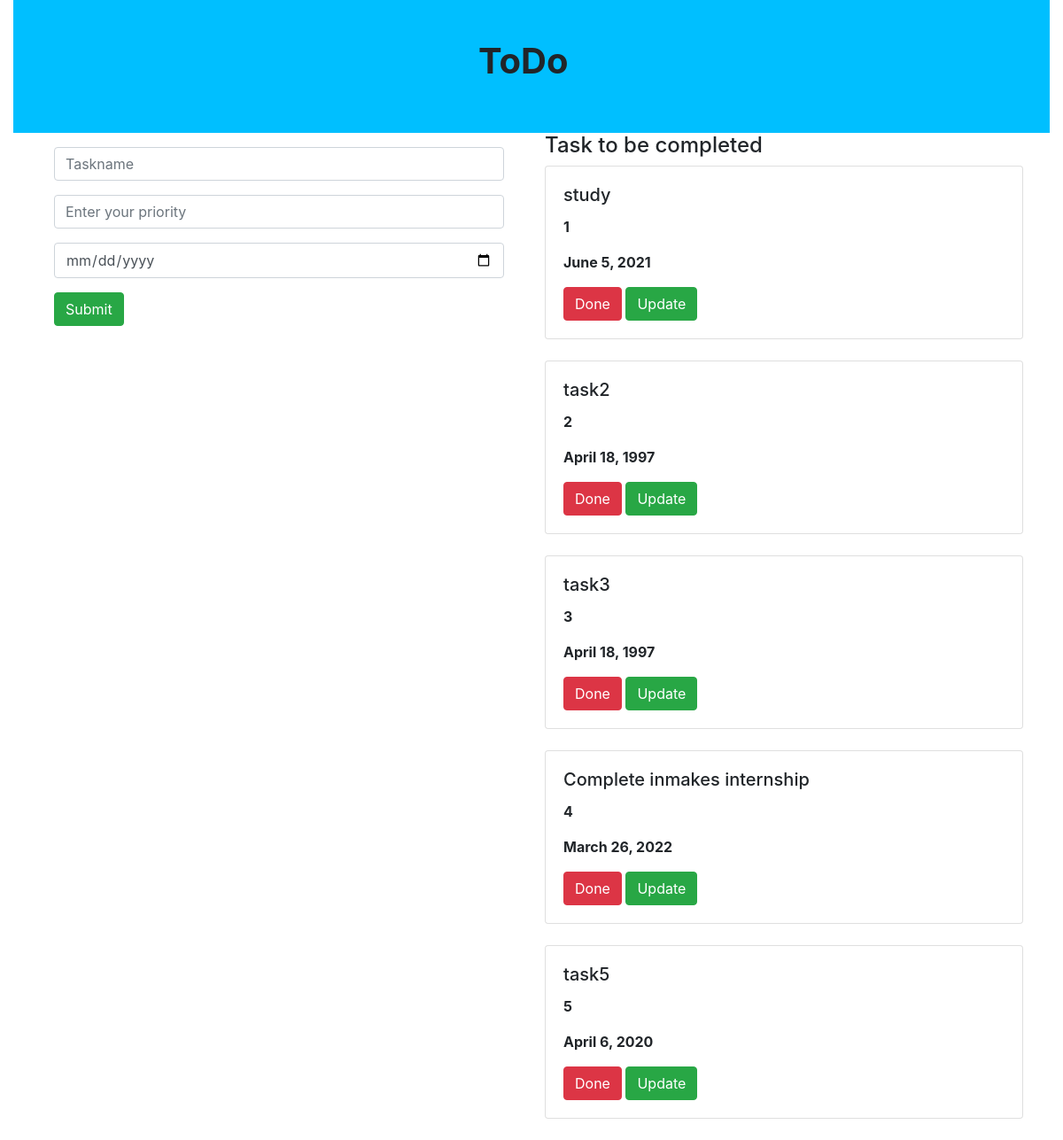
The page / on the database its author committed.
### todoapp/models.py (models this page shows, shortened)
class Task(models.Model):
    name = models.CharField(max_length=250)
    priority = models.IntegerField(default=0)
    date=models.DateField()

### todoapp/views.py (the view)
# urls.py: path('', views.add, name='add'),
def add(request):
    task = Task.objects.all()
    if request.method == 'POST':
        name = request.POST.get('task', '')
        priority = request.POST.get('priority', '')
        date = request.POST.get('date', '')
        task = Task(name=name,priority=priority,date=date)
        task.save()
    return render(request, 'home.html', {'task':task})

### template/home.html (shortened to what this page needs)
{% extends 'base.html' %}
{% block content %}
<div class = "container-fluid">
    <div class = "row">
        <div class = "col-md-12">
              <div class = "banner">
                   <div class = "banner-text">
                       <h1><b>ToDo</b></h1>
                   </div>
              </div>
        </div>
    </div>
</div>
<div class = "container">
    <div class = "row">
        <div class = "col-md-6">
            <form method="POST" class="p-3 shadow">
                    <div class="form-group">
                        <input type="text" class="form-control" name="task" placeholder="Taskname">
                    </div>
                    <div class="form-group">
                        <input type="text" class="form-control"  name="priority" placeholder="Enter your priority">
                    </div>
                    <div class="form-group">
                        <input type="date" class="form-control"  name="date" placeholder="Enter your date">
                    </div>
                        <input type="submit" class="btn btn-success">
            </form>
            </div>
             <div class="col-md-6">
            <h4>Task to be completed</h4>
            {% for i in task %}
            <div class="shadow card">
                <div class="card-body">
                    <h5 class="card-title">{{i.name}}</h5>
                    <p><b>{{i.priority}}</b></p>
                    <p><b>{{i.date}}</b></p>
                    <a class="btn btn-danger" href="{% url 'delete' i.id %}">Done</a>
                    <a class="btn btn-success" href="{% url 'update' i.id %}">Update</a>
                </div>
            </div>
            <br>
             {% endfor %}
             </div>
        </div>
    </div>
{% endblock %}

### template/base.html (shortened to what this page needs)
{% load static %}
<!DOCTYPE html>
<html lang="en">
<head>
 <link rel="stylesheet" href="https://maxcdn.bootstrapcdn.com/bootstrap/4.0.0/css/bootstrap.min.css">
 <link rel="stylesheet" href="{% static 'styles.css' %}">
</head>
<body>
{% block content %}
{% endblock %}
</body>
</html>

### static/styles.css (style rules this page uses)
.banner { background-color:red; width:100%; height:150px; }
.banner-text { top:50%; left:50%; text-align:center; position:absolute; transform:transform; }

### template/home.html (style rules this page uses)
.banner { background-color:DeepSkyBlue; width:100%; height:150px; }
.banner-text { top:30%; left:45%; middle:50%; text-align:center; position:absolute; transform:transform; }

### rows shown on the page
Task: name "study", priority "1", date "June 5, 2021"
Task: name "task2", priority "2", date "April 18, 1997"
Task: name "task3", priority "3", date "April 18, 1997"
Task: name "Complete inmakes internship", priority "4", date "March 26, 2022"
Task: name "task5", priority "5", date "April 6, 2020"
